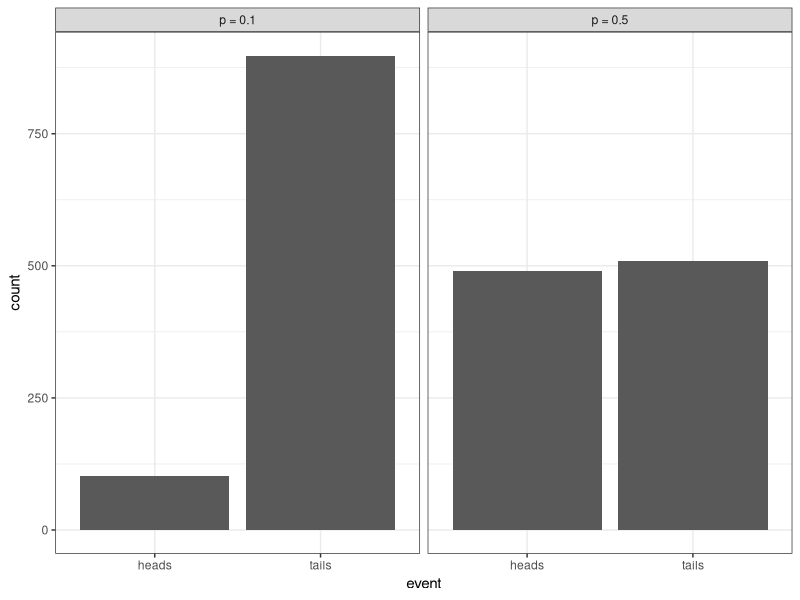
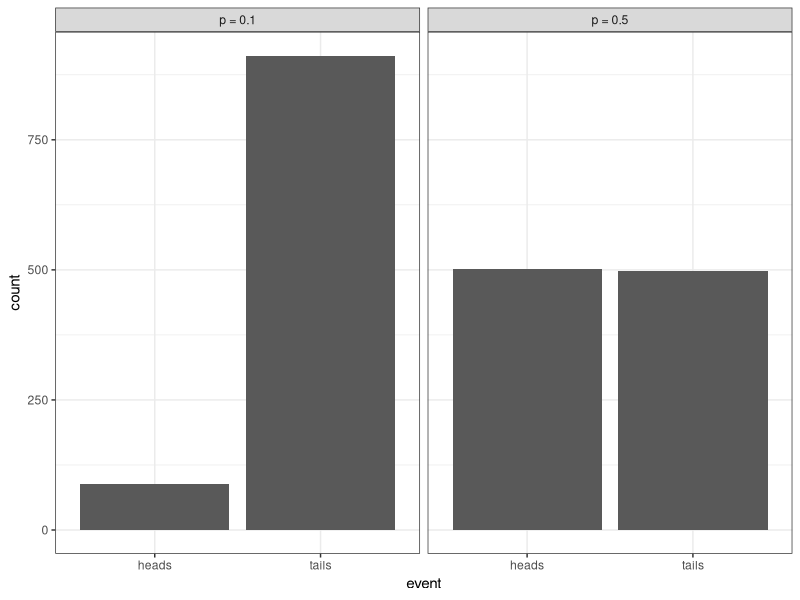
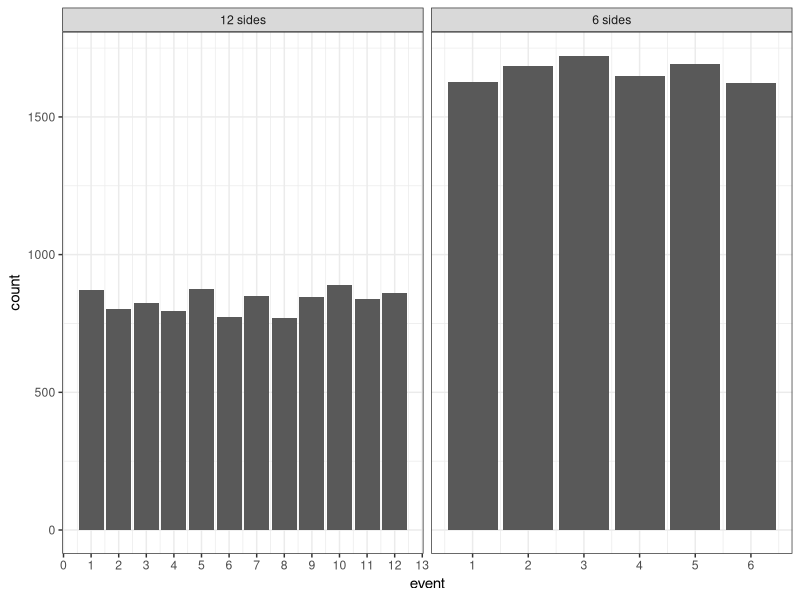
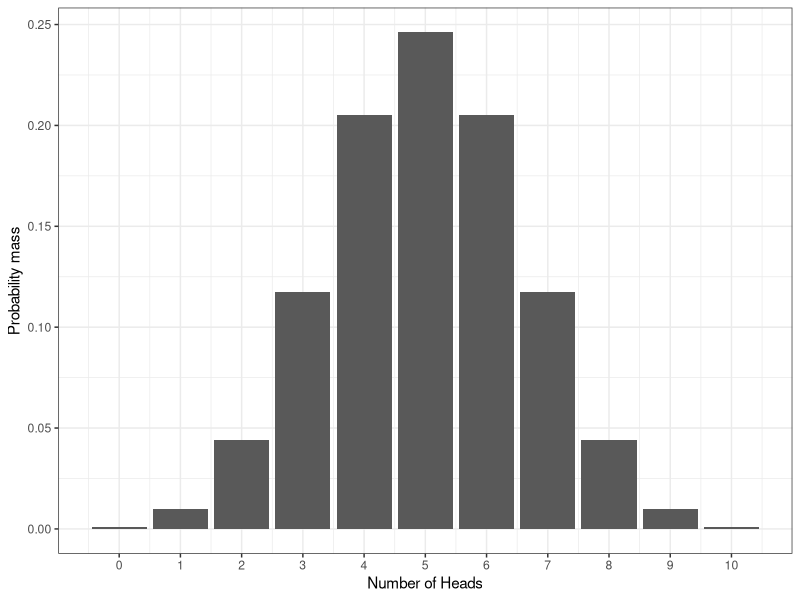

R code for these plots, in order:
## ---- chunk 1
knitr::opts_chunk$set(echo = TRUE)
library(dplyr)
library(ggplot2)
## ---- chunk 2

rbernoulli <- function(n, p_heads = 0.5) {
  
  ifelse(runif(n) > (1 - p_heads), "heads", "tails")
  
}

## ---- chunk 3

# We'll now conduct 1000 random Bernoulli trials and assign the output a name 
# so that we don't have to print out a big long list of "heads", "tails", ...

outcome1 <- rbernoulli(n = 1e3, p_heads = 0.5)

table(outcome1)

outcome2 <- rbernoulli(n = 1e3, p_heads = 0.1)

table(outcome2)

## ---- chunk 4

df <- data.frame(
  event = c(outcome1, outcome2),
  p_heads = rep(c("p = 0.5", "p = 0.1"), each = 1e3)
)

ggplot(df, aes(event)) +
  facet_grid(. ~ p_heads) +
  geom_bar() +
  theme_bw()

## ---- chunk 5

outcome1 <- rbinom(n = 1, size = 1000, prob = 0.5)
outcome2 <- rbinom(n = 1, size = 1000, prob = 0.1)

## ---- chunk 6

df <- data.frame(
  count = c(outcome1, outcome2, 1000 - outcome1, 1000 - outcome2),
  event = c("heads", "heads", "tails", "tails"),
  p_heads = c("p = 0.5", "p = 0.1")
)

ggplot(df, aes(event, count)) +
  facet_grid(. ~ p_heads) +
  geom_col() +
  theme_bw()

## ---- chunk 7

rdice <- function(n, sides = 6) {

  ceiling(runif(n, 0, sides))
  
}

## ---- chunk 8
outcome1 <- rdice(n = 1e4, sides = 6)
table(outcome1)
## ---- chunk 9

outcome2 <- rdice(n = 1e4, sides = 12)

df <- data.frame(
  event = c(outcome1, outcome2),
  sides = rep(c("6 sides", "12 sides"), each = 1e4)
)

ggplot(df, aes(event)) +
  facet_grid(. ~ sides, scales = "free") +
  scale_x_continuous(
    breaks = function(x) {floor(x[1]):ceiling(x[2])}
  ) +
  geom_bar() +
  theme_bw()

## ---- chunk 10

sides <- 3
rep(1 / sides, sides)

sides <- 6
rep(1 / sides, sides)

sides <- 12
rep(1 / sides, sides)

## ---- chunk 11

sides <- 6
outcome1 <- rmultinom(n = 1, size = 1e4, prob = rep(1 / sides, sides))

sides <- 12
outcome2 <- rmultinom(n = 1, size = 1e4, prob = rep(1 / sides, sides))

## ---- chunk 12

p <- dbinom(x = 0:10, size = 10, prob = 0.5)

df <- data.frame(
  n_heads = as.integer(0:10),
  probability = p
)

ggplot(df, aes(n_heads, p)) +
  scale_x_continuous(breaks = 0:10) +
  geom_col() +
  xlab("Number of Heads") +
  ylab("Probability mass") +
  theme_bw()

